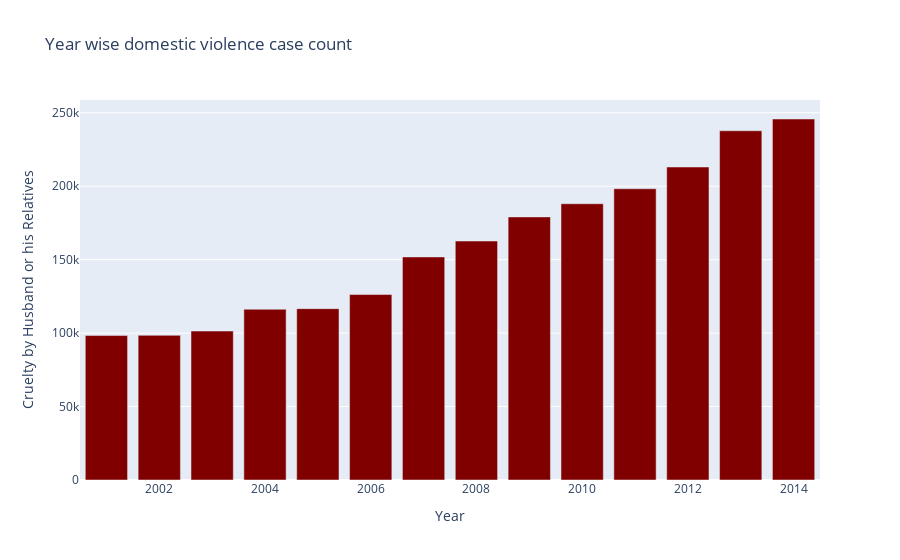

The cell this chart's notebook holds for it:
### Markdown cell above
**NOTE 9:** There have been constant **fluctuations** in the number of insult to modesty cases reported throughout 2001-2014

### Code cell
fig = px.bar(all_cases, x=all_cases.index, y='Cruelty by Husband or his Relatives', title='Year wise domestic violence case count', color_discrete_sequence=['maroon'])

fig.show()

### Figure 1 — Plotly figure (JSON) as saved in the notebook; plotly's stock layout.template omitted (floating-point values rounded to 4 significant figures)
{"data": [{"alignmentgroup": "True", "hovertemplate": "Year=%{x}<br>Cruelty by Husband or his Relatives=%{y}<extra></extra>", "legendgroup": "", "marker": {"color": "maroon", "pattern": {"shape": ""}}, "name": "", "offsetgroup": "", "orientation": "v", "showlegend": false, "textposition": "auto", "type": "bar", "x": [2001, 2002, 2003, 2004, 2005, 2006, 2007, 2008, 2009, 2010, 2011, 2012, 2013, 2014], "xaxis": "x", "y": [98340, 98474, 101406, 116242, 116638, 126256, 151860, 162688, 179092, 188082, 198270, 213054, 237732, 245754], "yaxis": "y"}], "layout": {"barmode": "relative", "legend": {"tracegroupgap": 0}, "title": {"text": "Year wise domestic violence case count"}, "xaxis": {"anchor": "y", "domain": [0, 1], "title": {"text": "Year"}}, "yaxis": {"anchor": "x", "domain": [0, 1], "title": {"text": "Cruelty by Husband or his Relatives"}}}}
